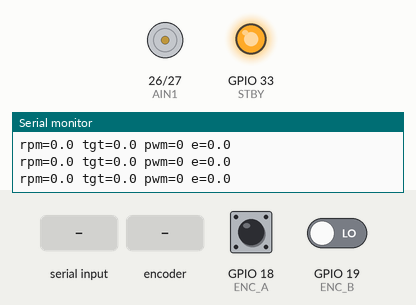
Recording of a sketch running on a simulated ESP32. Shown: motor-driver pin pairs drawn as motors (green arrow = first pin HIGH = forward, orange = second pin HIGH = backward, longer = more drive, scaled by the enable pin, stopped while the standby pin is LOW), output pins drawn as LEDs (lit = HIGH), the last lines printed to the serial monitor. The inputs (shaded band) are chosen by the test bench; at power-on: GPIO 18 (ENC_A) HIGH, GPIO 19 (ENC_B) LOW.

Above: at 1.5 s.
1.6 s: "90,45\n" received over Serial
At 3.9 s:
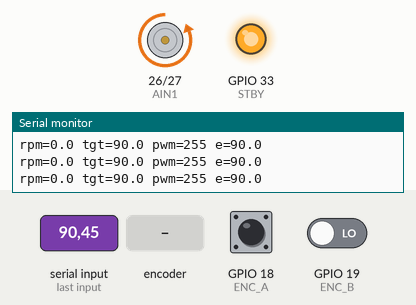
4.6 s: "30,150\n" received over Serial
At 4.63 s:
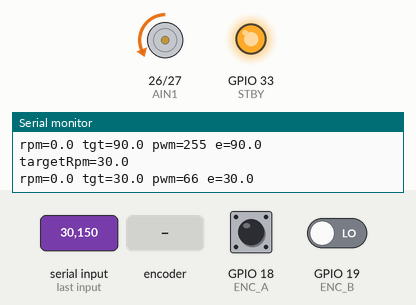
7.6 s: rotary encoder on GPIO 18 (ENC_A) / GPIO 19 (ENC_B) turned 1 step (first pin leading)
At 7.67 s:
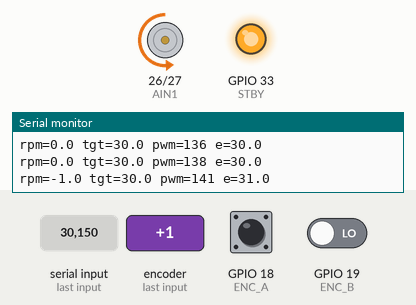
Timing chart, 0 to 12.1 s (numbered marks = the images above; inputs shaded):
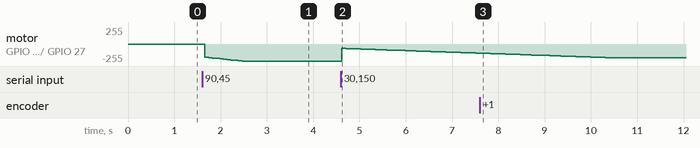

Measured:
- after the input at 1.6 s, motor on GPIO 26 (AIN1) / GPIO 27 (AIN2): moves from stopped to backward 255/255 over 0.80 s, starting after 0.06 s

The sketch:

SpeedPI_A.ino
```cpp
// 电机 A 速度 PI — 前馈 + 积分消稳态误差; 低速不强制 PWM≥40
// 输入目标 RPM 回车; 0 停车。建议先用 60/80/120, 暂不必追 200

const int PWMA = 25, AIN1 = 26, AIN2 = 27, STBY = 33;
const int ENC_A = 18, ENC_B = 19;

const int COUNTS_PER_REV = 330;
const uint32_t DT_MS = 80;

float Kff = 1.15f;  // 由实测 pwm≈1.15×rpm 估的
float Kp = 1.0f;
float Ki = 0.8f;
float integMax = 180.0f;

volatile int32_t count = 0;

float targetRpm = 0.0f;
float integ = 0.0f;
float rpmFilt = 0.0f;
int pwmCmd = 0;

void IRAM_ATTR onEncA() {
  if ((GPIO.in >> ENC_B) & 1) {
    count++;
  } else {
    count--;
  }
}

void stopA() {
  analogWrite(PWMA, 0);
  digitalWrite(AIN1, LOW);
  digitalWrite(AIN2, LOW);
  pwmCmd = 0;
}

void applyPwm(int pwm) {
  if (pwm > 255) pwm = 255;
  if (pwm < -255) pwm = -255;
  pwmCmd = pwm;
  if (pwm == 0) {
    stopA();
    return;
  }
  if (pwm > 0) {
    digitalWrite(AIN1, LOW);
    digitalWrite(AIN2, HIGH);
    analogWrite(PWMA, pwm);
  } else {
    digitalWrite(AIN1, HIGH);
    digitalWrite(AIN2, LOW);
    analogWrite(PWMA, -pwm);
  }
}

void setup() {
  pinMode(STBY, OUTPUT);
  digitalWrite(STBY, LOW);
  pinMode(PWMA, OUTPUT);
  pinMode(AIN1, OUTPUT);
  pinMode(AIN2, OUTPUT);
  stopA();

  Serial.begin(115200);
  delay(300);

  pinMode(ENC_A, INPUT);
  pinMode(ENC_B, INPUT);
  attachInterrupt(digitalPinToInterrupt(ENC_A), onEncA, RISING);
  digitalWrite(STBY, HIGH);

  Serial.println("SpeedPI_A Kff=1.15 Kp=1.0 Ki=0.8  type RPM, 0=stop");
}

void loop() {
  static String line;
  while (Serial.available()) {
    char c = Serial.read();
    if (c == '\n' || c == '\r') {
      if (line.length() > 0) {
        targetRpm = line.toFloat();
        if (targetRpm > 250) targetRpm = 250;
        if (targetRpm < -250) targetRpm = -250;
        integ = 0;
        Serial.print("targetRpm=");
        Serial.println(targetRpm, 1);
        line = "";
      }
    } else {
      line += c;
    }
  }

  static uint32_t lastMs = 0;
  static int32_t lastCount = 0;
  uint32_t now = millis();
  if (now - lastMs < DT_MS) {
    return;
  }
  float dt = (now - lastMs) / 1000.0f;
  lastMs = now;

  noInterrupts();
  int32_t c = count;
  interrupts();
  int32_t d = c - lastCount;
  lastCount = c;

  float rpm = (d / dt) / COUNTS_PER_REV * 60.0f;
  rpmFilt = 0.45f * rpm + 0.55f * rpmFilt;
  float err = targetRpm - rpmFilt;

  if (fabsf(targetRpm) < 8.0f) {
    integ = 0;
    rpmFilt = 0;
    applyPwm(0);
  } else {
    integ += err * dt;
    if (integ > integMax) integ = integMax;
    if (integ < -integMax) integ = -integMax;

    float u = Kff * targetRpm + Kp * err + Ki * integ;
    int pwm = (int)(u + (u >= 0 ? 0.5f : -0.5f));
    applyPwm(pwm);
  }

  Serial.print("rpm=");
  Serial.print(rpmFilt, 1);
  Serial.print(" tgt=");
  Serial.print(targetRpm, 1);
  Serial.print(" pwm=");
  Serial.print(pwmCmd);
  Serial.print(" e=");
  Serial.println(err, 1);
}
```
